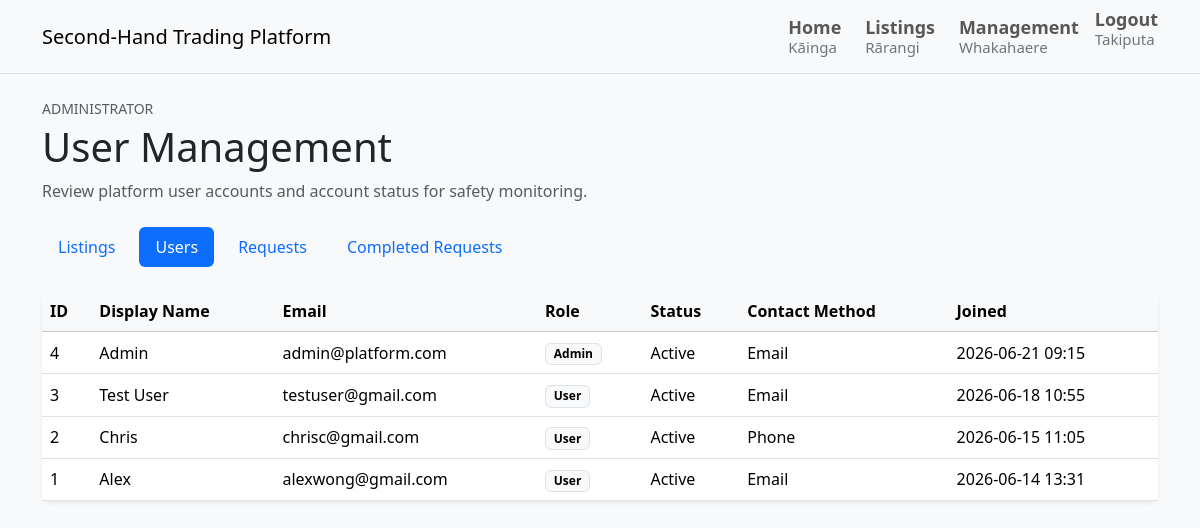
Screenshot of /admin/users (signed in) with the database file from the repository.
### tables this page shows
CREATE TABLE users (
    id INTEGER PRIMARY KEY AUTOINCREMENT,
    display_name TEXT NOT NULL,
    full_name TEXT NOT NULL,
    date_of_birth TEXT NOT NULL,
    email TEXT NOT NULL UNIQUE,
    phone_number TEXT,
    preferred_contact_method TEXT NOT NULL,
    password_hash TEXT NOT NULL,
    role TEXT NOT NULL DEFAULT 'user',
    is_locked INTEGER NOT NULL DEFAULT 0,
    bio TEXT,
    created_at TEXT NOT NULL
);

### routes/admin_routes.py (the view)
@admin_bp.get("/admin/users")
@admin_required
def view_users() -> str:
    return render_template(
        "admin/users.html",
        users=admin_service.get_admin_users(),
    )

### models/db.py (called while the page is built)
def get_db() -> sqlite3.Connection:
    return DatabaseManager().get_connection()

    def __new__(cls):
        if cls._instance is None:
            cls._instance = super().__new__(cls)
        return cls._instance

    def get_connection(self) -> sqlite3.Connection:
        if "db" not in g:
            g.db = sqlite3.connect(current_app.config["DATABASE_PATH"])
            g.db.row_factory = sqlite3.Row
        return g.db

    def close_connection(self) -> None:
        db = g.pop("db", None)
        if db is not None:
            db.close()

### services/admin_service.py (called while the page is built)
    def get_admin_users(self) -> List[Dict[str, Any]]:
        db = get_db()
        users = db.execute(
            """
            SELECT
                id,
                display_name,
                email,
                role,
                is_locked,
                preferred_contact_method,
                created_at
            FROM users
            ORDER BY created_at DESC, id DESC
            """
        ).fetchall()
        return [self._serialize_admin_user(row) for row in users]

    @staticmethod
    def _serialize_admin_user(row) -> Dict[str, Any]:
        user = dict(row)
        user["role_label"] = str(user["role"]).title()
        user["preferred_contact_method_label"] = str(user["preferred_contact_method"]).title()
        user["account_status_label"] = "Locked" if user["is_locked"] else "Active"
        user["created_at_label"] = str(user["created_at"]).replace("T", " ")[:16]
        return user

### templates/admin/users.html (shortened to what this page needs)
{% extends "base.html" %}
{% block content %}
<section class="mb-4">
    <p class="text-uppercase small text-muted mb-1">Administrator</p>
    <h1 class="mb-2">User Management</h1>
    <p class="text-muted mb-0">
        Review platform user accounts and account status for safety monitoring.
    </p>
</section>
{% set active_section = 'users' %}
{% include "admin/_management_nav.html" %}
{% if users %}
    <div class="card border-0 shadow-sm">
        <div class="table-responsive">
            <table class="table align-middle mb-0">
                <thead class="table-light">
                    <tr>
                        <th scope="col">ID</th>
                        <th scope="col">Display Name</th>
                        <th scope="col">Email</th>
                        <th scope="col">Role</th>
                        <th scope="col">Status</th>
                        <th scope="col">Contact Method</th>
                        <th scope="col">Joined</th>
                    </tr>
                </thead>
                <tbody>
                    {% for user in users %}
                        <tr>
                            <td>{{ user.id }}</td>
                            <td>{{ user.display_name }}</td>
                            <td>{{ user.email }}</td>
                            <td>
                                <span class="badge text-bg-light border">
                                    {{ user.role_label }}
                                </span>
                            </td>
                            <td>{{ user.account_status_label }}</td>
                            <td>{{ user.preferred_contact_method_label }}</td>
                            <td>{{ user.created_at_label }}</td>
                        </tr>
                    {% endfor %}
                </tbody>
            </table>
        </div>
    </div>
{% endif %}
{% endblock %}

### static/css/main.css (style rules this page uses)
body { background-color: #f8f9fa; }

### rows the page displays
users: id "4", display_name "Admin", email "admin@platform.com", role_label "Admin", account_status_label "Active", preferred_contact_method_label "Email", created_at_label "2026-06-21 09:15"
users: id "3", display_name "Test User", email "testuser@gmail.com", role_label "User", account_status_label "Active", preferred_contact_method_label "Email", created_at_label "2026-06-18 10:55"
users: id "2", display_name "Chris", email "chrisc@gmail.com", role_label "User", account_status_label "Active", preferred_contact_method_label "Phone", created_at_label "2026-06-15 11:05"
users: id "1", display_name "Alex", email "alexwong@gmail.com", role_label "User", account_status_label "Active", preferred_contact_method_label "Email", created_at_label "2026-06-14 13:31"
